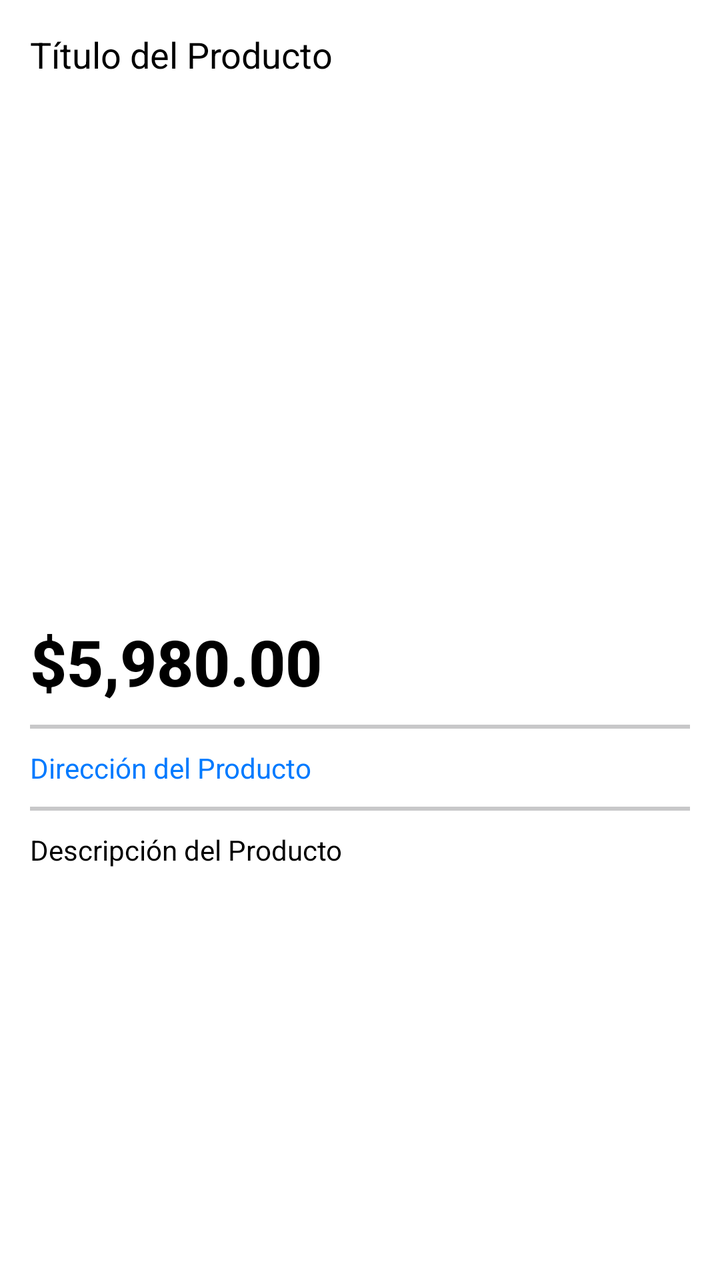
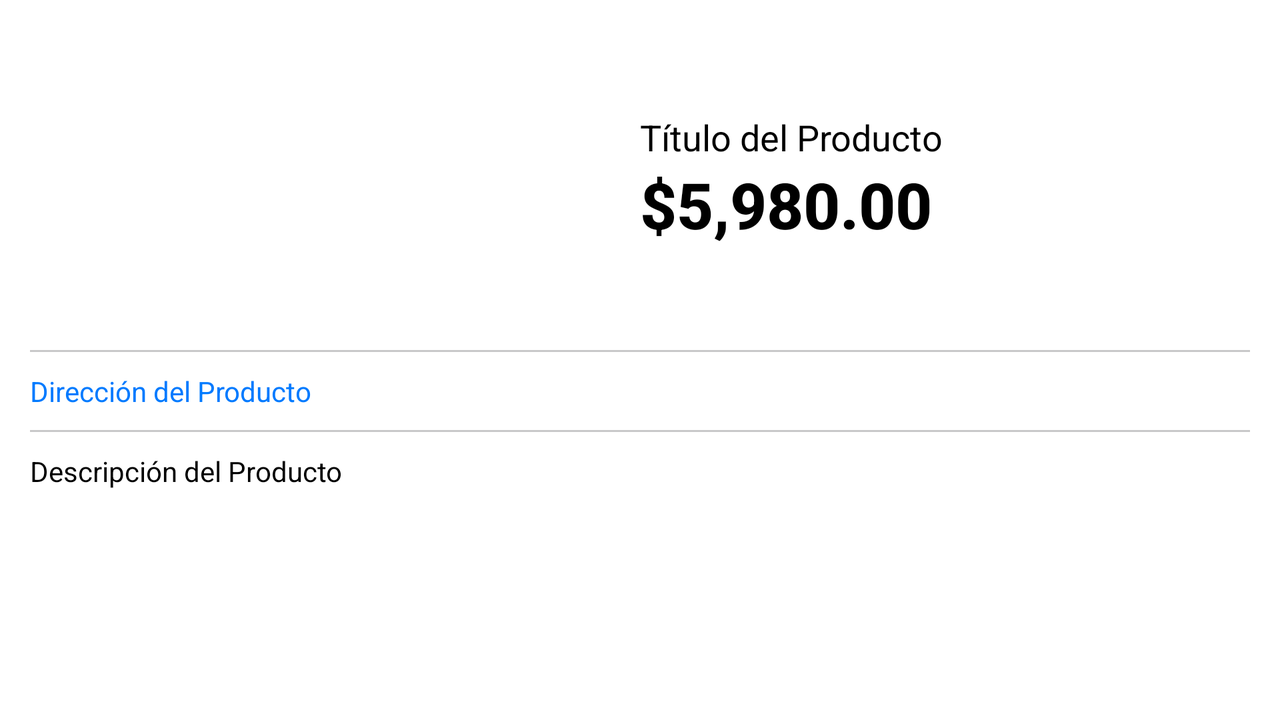

Compare how this app lays out the same screen by default and in its alternative resource folder. The renders come first, then the two layout files and the values they reference.
<!-- AndroidManifest.xml: application theme Theme.App.Starting -->
<!-- res/layout/fragment_product_detail.xml -->
<?xml version="1.0" encoding="utf-8"?>
<layout xmlns:android="http://schemas.android.com/apk/res/android"
    xmlns:app="http://schemas.android.com/apk/res-auto"
    xmlns:tools="http://schemas.android.com/tools">

    <data>
        <variable
            name="adapter"
            type="androidx.recyclerview.widget.RecyclerView.Adapter" />
        <variable
            name="click"
            type="android.view.View.OnClickListener" />
    </data>

    <androidx.core.widget.NestedScrollView
        android:layout_width="match_parent"
        android:layout_height="match_parent">

        <LinearLayout
            android:layout_width="match_parent"
            android:layout_height="match_parent"
            android:orientation="vertical"
            android:layout_margin="15dp"
            tools:context=".ui.product_detail.ProductDetailFragment">

            <include
                android:id="@+id/fragment_product_detail_empty_screen"
                layout="@layout/view_empty_screen"
                android:layout_width="match_parent"
                android:layout_height="match_parent"
                android:layout_marginTop="100dp"
                android:visibility="gone"
                android:layout_gravity="center"/>

            <LinearLayout
                android:id="@+id/fragment_product_detail_info_container"
                android:layout_width="match_parent"
                android:layout_height="match_parent"
                android:orientation="vertical">

                <TextView
                    android:id="@+id/fragment_product_detail_title"
                    style="@style/headline_h1"
                    android:layout_width="match_parent"
                    android:layout_height="wrap_content"
                    tools:text="Título del Producto"/>

                <androidx.recyclerview.widget.RecyclerView
                    android:id="@+id/fragment_product_detail_recycler"
                    android:layout_width="match_parent"
                    android:layout_height="wrap_content"
                    android:layout_marginVertical="10dp"
                    android:adapter="@{adapter}"
                    android:minHeight="250dp"
                    android:clipChildren="false"
                    android:clipToPadding="false"
                    android:orientation="horizontal"
                    android:paddingHorizontal="16dp"
                    android:contentDescription="@string/content_description_carrousel"
                    app:layoutManager="com.google.android.material.carousel.CarouselLayoutManager"/>

                <TextView
                    android:id="@+id/fragment_product_detail_price"
                    style="@style/headline_h1_bold"
                    android:layout_width="match_parent"
                    android:layout_height="wrap_content"
                    tools:text="$5,980.00"/>

                <View
                    android:layout_width="match_parent"
                    android:layout_height="2dp"
                    android:layout_marginVertical="10dp"
                    android:background="@color/gray"/>

                <TextView
                    android:id="@+id/fragment_product_detail_address"
                    style="@style/headline"
                    android:layout_width="match_parent"
                    android:layout_height="wrap_content"
                    android:textColor="@color/blue"
                    android:gravity="center_vertical"
                    app:drawableStartCompat="@drawable/ic_location_blue_24dp"
                    android:drawablePadding="5dp"
                    tools:text="Dirección del Producto"/>


                <View
                    android:layout_width="match_parent"
                    android:layout_height="2dp"
                    android:layout_marginVertical="10dp"
                    android:background="@color/gray"/>

                <TextView
                    android:id="@+id/fragment_product_detail_description"
                    style="@style/headline"
                    android:layout_width="match_parent"
                    android:layout_height="wrap_content"
                    tools:text="Descripción del Producto"/>



            </LinearLayout>


        </LinearLayout>

    </androidx.core.widget.NestedScrollView>
</layout>
<!-- res/layout/view_empty_screen.xml (included above) -->
<?xml version="1.0" encoding="utf-8"?>
<LinearLayout xmlns:android="http://schemas.android.com/apk/res/android"
    xmlns:app="http://schemas.android.com/apk/res-auto"
    android:id="@+id/fragment_main_empty_screen"
    android:layout_width="wrap_content"
    android:layout_height="wrap_content"
    android:backgroundTint="@color/secondary"
    android:layout_gravity="center"
    android:orientation="vertical">

    <ImageView
        android:id="@+id/view_empty_main_products_icon"
        app:tint="@color/gray"
        android:layout_width="wrap_content"
        android:layout_height="wrap_content"
        android:layout_gravity="center"
        android:layout_marginBottom="10dp"
        android:contentDescription="@null"
        android:src="@drawable/ic_not_found" />

    <TextView
        android:id="@+id/view_empty_main_products_message"
        style="@style/headline_h1"
        android:layout_width="wrap_content"
        android:layout_height="wrap_content"
        android:layout_gravity="center"
        android:text="@string/empty_init_search_message"
        android:textAlignment="center"
        android:textColor="@color/gray" />
</LinearLayout>
<!-- resources referenced by this layout -->
<resources>
  <color name="blue">#007AFF</color>
  <color name="gray">#C8C8C9</color>
  <color name="secondary">#F4F4F4</color>
  <!-- drawable ic_location_blue_24dp (drawable) -->
  <vector android:height="24dp" android:tint="#007AFF"
      android:viewportHeight="24" android:viewportWidth="24"
      android:width="24dp" xmlns:android="http://schemas.android.com/apk/res/android">
      <path android:fillColor="@android:color/white" android:pathData="M12,2C8.13,2 5,5.13 5,9c0,5.25 7,13 7,13s7,-7.75 7,-13c0,-3.87 -3.13,-7 -7,-7zM12,11.5c-1.38,0 -2.5,-1.12 -2.5,-2.5s1.12,-2.5 2.5,-2.5 2.5,1.12 2.5,2.5 -1.12,2.5 -2.5,2.5z"/>
  </vector>
  <!-- drawable ic_not_found: vector/xml drawable (drawable, 4157 chars, omitted) -->
  <string name="content_description_carrousel" translatable="false">Image products Carrousel Adapter</string>
  <string name="empty_init_search_message">It is time to find\nyour favorite products here!</string>
  <style name="headline">
          <item name="android:textSize">14sp</item>
          <item name="android:textAllCaps">false</item>
          <item name="android:fontFamily">sans-serif</item>
      </style>
  <style name="headline_h1">
          <item name="android:textSize">18sp</item>
          <item name="android:textAllCaps">false</item>
          <item name="android:fontFamily">sans-serif</item>
      </style>
  <style name="headline_h1_bold">
          <item name="android:textSize">32sp</item>
          <item name="android:textStyle">bold</item>
          <item name="android:textAllCaps">false</item>
          <item name="android:fontFamily">sans-serif-medium</item>
      </style>
  <style name="Theme.App.Starting" parent="Theme.SplashScreen">
          <item name="windowSplashScreenBackground">@color/primary</item>
          <item name="windowSplashScreenAnimatedIcon">@drawable/ic_launcher_foreground</item>
          <item name="windowSplashScreenAnimationDuration">300</item>
          <item name="postSplashScreenTheme">@style/Theme.MELISearch</item>
      </style>
  <color name="primary">#FBE304</color>
  <!-- drawable ic_launcher_foreground: vector/xml drawable (drawable, 7734 chars, omitted) -->
  <style name="Theme.MELISearch" parent="Base.Theme.MELISearch" />
  <style name="Base.Theme.MELISearch" parent="Theme.Material3.DayNight.NoActionBar">
          <item name="colorPrimary">@color/primary</item>
      </style>
</resources>
<!-- res/layout-land/fragment_product_detail.xml (the repository's variant of the layout above) -->
<!-- drawn on the phone turned sideways -->
<?xml version="1.0" encoding="utf-8"?>
<layout xmlns:android="http://schemas.android.com/apk/res/android"
    xmlns:app="http://schemas.android.com/apk/res-auto"
    xmlns:tools="http://schemas.android.com/tools">

    <data>

        <variable
            name="adapter"
            type="androidx.recyclerview.widget.RecyclerView.Adapter" />

        <variable
            name="click"
            type="android.view.View.OnClickListener" />
    </data>

    <androidx.core.widget.NestedScrollView
        android:layout_width="match_parent"
        android:layout_height="match_parent">

        <LinearLayout
            android:layout_width="match_parent"
            android:layout_height="match_parent"
            android:layout_margin="15dp"
            android:orientation="vertical"
            tools:context=".ui.product_detail.ProductDetailFragment">

            <include
                android:id="@+id/fragment_product_detail_empty_screen"
                layout="@layout/view_empty_screen"
                android:layout_width="match_parent"
                android:layout_height="match_parent"
                android:layout_gravity="center"
                android:visibility="gone" />

            <LinearLayout
                android:id="@+id/fragment_product_detail_info_container"
                android:layout_width="match_parent"
                android:layout_height="match_parent"
                android:orientation="vertical">

                <LinearLayout
                    android:layout_width="match_parent"
                    android:layout_height="wrap_content"
                    android:orientation="horizontal"
                    android:weightSum="2">

                    <androidx.recyclerview.widget.RecyclerView
                        android:layout_width="match_parent"
                        android:layout_height="150dp"
                        android:layout_weight="1"
                        android:adapter="@{adapter}"
                        android:clipChildren="false"
                        android:clipToPadding="false"
                        android:contentDescription="@string/content_description_carrousel"
                        android:orientation="horizontal"
                        android:paddingHorizontal="16dp"
                        app:layoutManager="com.google.android.material.carousel.CarouselLayoutManager" />

                    <LinearLayout
                        android:layout_width="match_parent"
                        android:layout_height="wrap_content"
                        android:layout_gravity="center_vertical"
                        android:layout_weight="1"
                        android:orientation="vertical">

                        <TextView
                            android:id="@+id/fragment_product_detail_title"
                            style="@style/headline_h1"
                            android:layout_width="match_parent"
                            android:layout_height="wrap_content"
                            tools:text="Título del Producto" />


                        <TextView
                            android:id="@+id/fragment_product_detail_price"
                            style="@style/headline_h1_bold"
                            android:layout_width="match_parent"
                            android:layout_height="wrap_content"
                            tools:text="$5,980.00" />

                    </LinearLayout>


                </LinearLayout>

                <View
                    android:layout_width="match_parent"
                    android:layout_height="1dp"
                    android:layout_marginVertical="10dp"
                    android:background="@color/gray" />

                <TextView
                    android:id="@+id/fragment_product_detail_address"
                    style="@style/headline"
                    android:layout_width="match_parent"
                    android:layout_height="wrap_content"
                    android:drawablePadding="5dp"
                    android:gravity="center_vertical"
                    android:textColor="@color/blue"
                    app:drawableStartCompat="@drawable/ic_location_blue_24dp"
                    tools:text="Dirección del Producto" />

                <View
                    android:layout_width="match_parent"
                    android:layout_height="1dp"
                    android:layout_marginVertical="10dp"
                    android:background="@color/gray" />

                <TextView
                    android:id="@+id/fragment_product_detail_description"
                    style="@style/headline"
                    android:layout_width="match_parent"
                    android:layout_height="wrap_content"
                    tools:text="Descripción del Producto" />
            </LinearLayout>
        </LinearLayout>

    </androidx.core.widget.NestedScrollView>
</layout>
